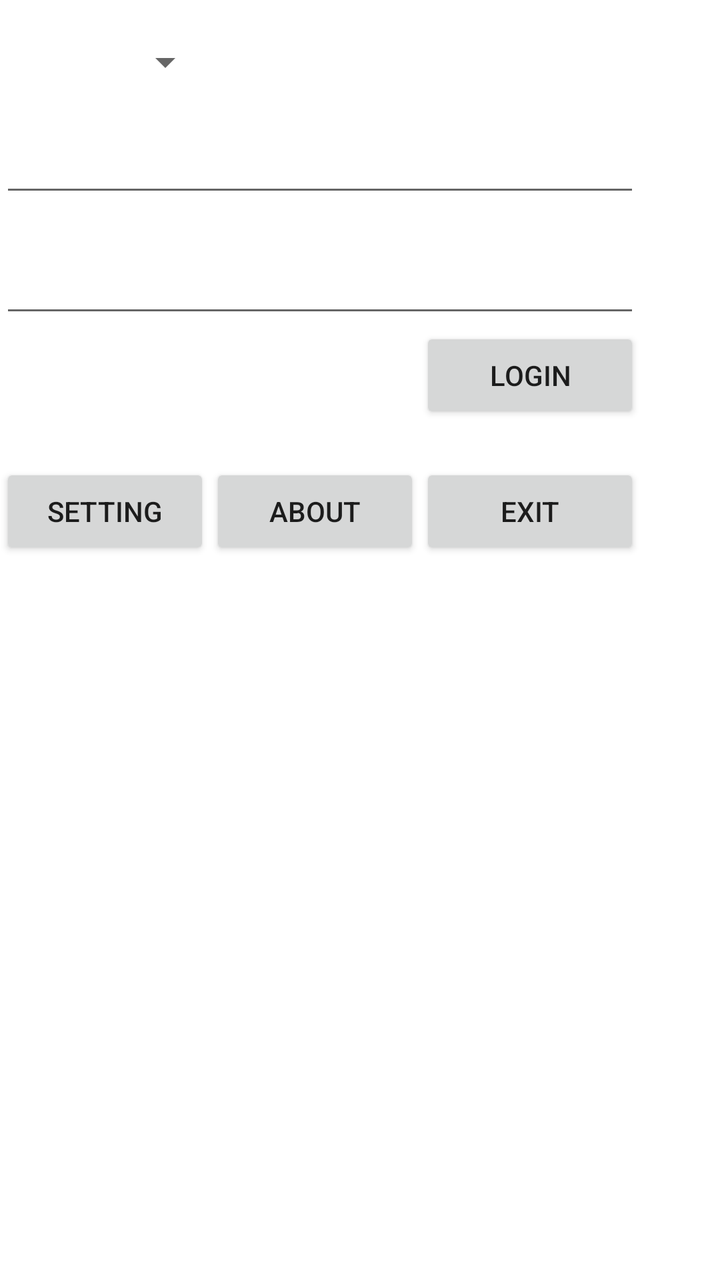
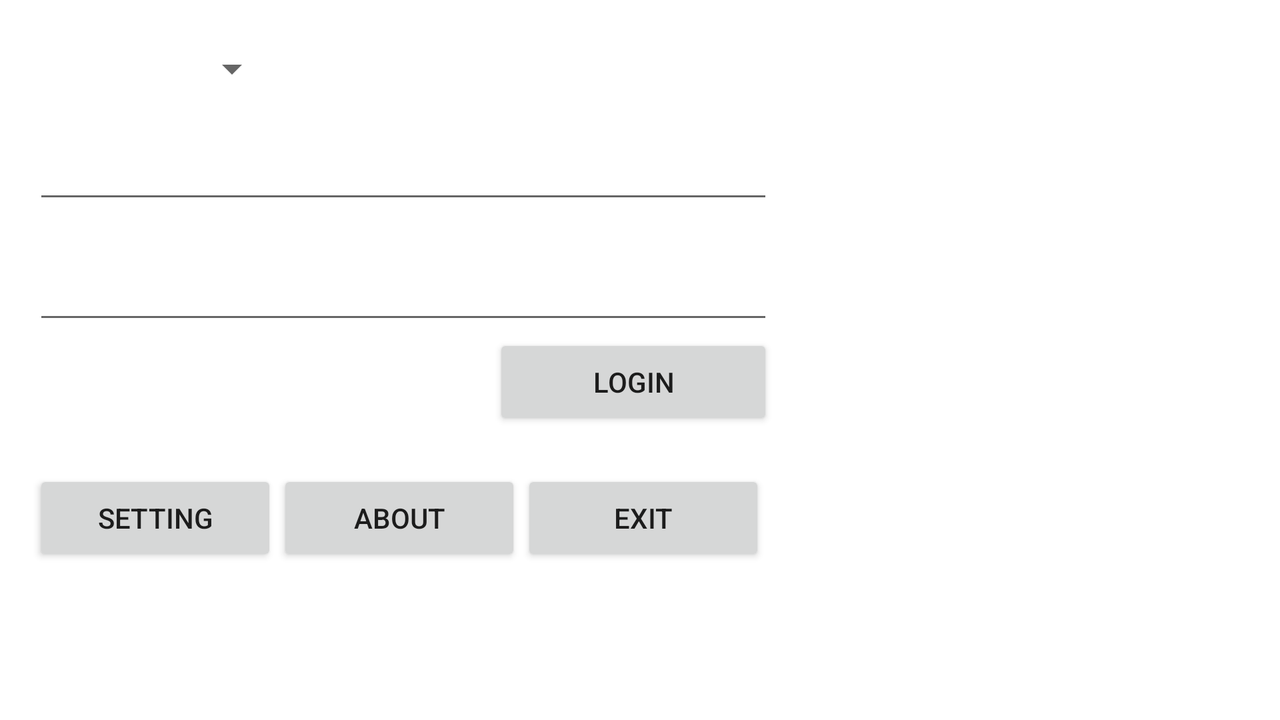

Two renders of one Android screen. The first uses the default layout on a phone; the second uses the alternative layout the repository ships for a different screen configuration, on a matching device. The two XML files are below.
<!-- AndroidManifest.xml: fallback theme Theme.MaterialComponents.DayNight.NoActionBar -->
<!-- res/layout/login.xml -->
<?xml version="1.0" encoding="utf-8"?>
<LinearLayout xmlns:android="http://schemas.android.com/apk/res/android" android:orientation="vertical" android:layout_width="match_parent" android:layout_height="match_parent">
    <TextView android:textColor="#ffffffff" android:layout_width="wrap_content" android:layout_height="wrap_content" android:text="@string/website"/>
    <Spinner android:id="@+id/spnWebsite" android:layout_width="320px" android:layout_height="wrap_content" android:drawSelectorOnTop="true" android:prompt="@string/website_prompt"/>
    <TextView android:textColor="#ffffffff" android:layout_width="wrap_content" android:layout_height="wrap_content" android:text="@string/email_address"/>
    <EditText android:id="@+id/txtUserName" android:layout_width="wrap_content" android:layout_height="wrap_content" android:maxLines="1" android:width="320dp" android:maxLength="50"/>
    <TextView android:textColor="#ffffffff" android:layout_width="wrap_content" android:layout_height="wrap_content" android:text="@string/password"/>
    <EditText android:id="@+id/txtPassword" android:layout_width="wrap_content" android:layout_height="wrap_content" android:maxLines="1" android:width="320dp" android:password="true" android:maxLength="30"/>
    <LinearLayout android:layout_gravity="left" android:orientation="horizontal" android:paddingLeft="210dp" android:paddingBottom="20dp" android:layout_width="wrap_content" android:layout_height="wrap_content">
        <Button android:id="@+id/btnLogin" android:layout_width="wrap_content" android:layout_height="wrap_content" android:text="@string/login" android:width="110dp"/>
    </LinearLayout>
    <LinearLayout android:orientation="horizontal" android:layout_width="match_parent" android:layout_height="match_parent">
        <Button android:id="@+id/btnSetting" android:layout_width="wrap_content" android:layout_height="wrap_content" android:text="@string/setting" android:width="105dp"/>
        <Button android:id="@+id/btnAbout" android:layout_width="wrap_content" android:layout_height="wrap_content" android:text="@string/about" android:width="105dp"/>
        <Button android:id="@+id/btnExit" android:layout_width="wrap_content" android:layout_height="wrap_content" android:text="@string/exit" android:width="110dp"/>
    </LinearLayout>
</LinearLayout>
<!-- resources referenced by this layout -->
<resources>
  <string name="about">About</string>
  <string name="email_address">Email Address</string>
  <string name="exit">Exit</string>
  <string name="login">Login</string>
  <string name="password">Password</string>
  <string name="setting">Setting</string>
  <string name="website">Website</string>
  <string name="website_prompt">Choose a website</string>
</resources>
<!-- res/layout-land/login.xml (the author's variant of the layout above) -->
<!-- drawn on the phone turned sideways -->
<?xml version="1.0" encoding="utf-8"?>
<ScrollView xmlns:android="http://schemas.android.com/apk/res/android" android:layout_width="match_parent" android:layout_height="match_parent">
    <LinearLayout android:orientation="vertical" android:layout_width="match_parent" android:layout_height="match_parent">
        <LinearLayout android:orientation="vertical" android:layout_width="match_parent" android:layout_height="match_parent" android:layout_marginLeft="50px" android:layout_marginTop="10px">
            <TextView android:textColor="#ffffffff" android:layout_width="wrap_content" android:layout_height="wrap_content" android:text="@string/website"/>
            <Spinner android:id="@+id/spnWebsite" android:layout_width="370px" android:layout_height="wrap_content" android:drawSelectorOnTop="true" android:prompt="@string/website_prompt"/>
            <TextView android:textColor="#ffffffff" android:layout_width="wrap_content" android:layout_height="wrap_content" android:text="@string/email_address"/>
            <EditText android:id="@+id/txtUserName" android:layout_width="wrap_content" android:layout_height="wrap_content" android:maxLines="1" android:width="370dp" android:maxLength="50"/>
            <TextView android:textColor="#ffffffff" android:layout_width="wrap_content" android:layout_height="wrap_content" android:text="@string/password"/>
            <EditText android:id="@+id/txtPassword" android:layout_width="wrap_content" android:layout_height="wrap_content" android:maxLines="1" android:width="370dp" android:password="true" android:maxLength="30"/>
            <LinearLayout android:layout_gravity="left" android:orientation="horizontal" android:paddingLeft="230dp" android:paddingBottom="20dp" android:layout_width="wrap_content" android:layout_height="wrap_content">
                <Button android:id="@+id/btnLogin" android:layout_width="wrap_content" android:layout_height="wrap_content" android:text="@string/login" android:width="140dp"/>
            </LinearLayout>
            <LinearLayout android:orientation="horizontal" android:layout_width="match_parent" android:layout_height="match_parent">
                <Button android:id="@+id/btnSetting" android:layout_width="wrap_content" android:layout_height="wrap_content" android:text="@string/setting" android:width="122dp"/>
                <Button android:id="@+id/btnAbout" android:layout_width="wrap_content" android:layout_height="wrap_content" android:text="@string/about" android:width="122dp"/>
                <Button android:id="@+id/btnExit" android:layout_width="wrap_content" android:layout_height="wrap_content" android:text="@string/exit" android:width="122dp"/>
            </LinearLayout>
        </LinearLayout>
    </LinearLayout>
</ScrollView>
